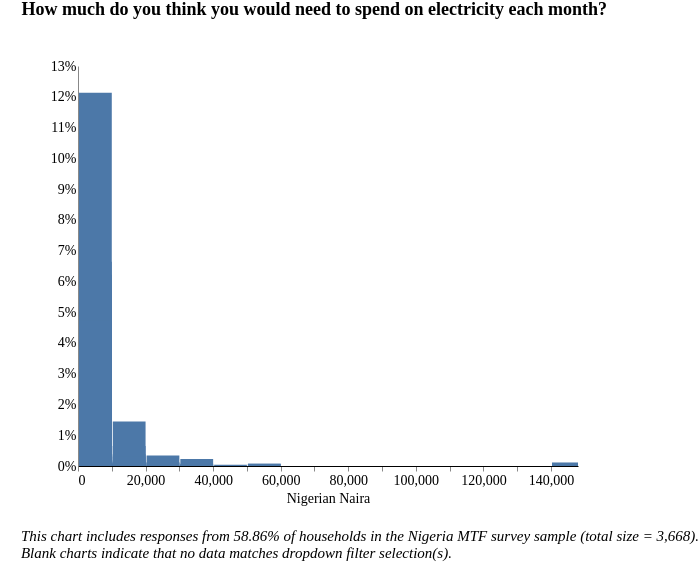

Specify this chart in Vega-Lite:
### Vega-Lite specification from a JSON file in a GitHub repository (floating-point values rounded to 4 significant figures; data arrays with more than 128 entries replaced by an {"elided": "..."} marker saying what was removed)
{"width": 800, "height": 400, "config": {"title": {"fontSize": 18, "font": "Times New Roman", "anchor": "center", "fontColor": "#000000"}, "axisX": {"domain": true, "domainColor": "#000000", "grid": false, "labelFont": "Times New Roman", "labelFontSize": 14, "titleFont": "Times New Roman", "titleFontSize": 14, "titleFontWeight": "normal", "title": "X Axis Title (units)"}, "axisY": {"domain": true, "grid": false, "gridColor": "#DEDDDD", "gridWidth": 1, "labelFont": "Times New Roman", "labelFontSize": 14, "labelAngle": 0, "ticks": false, "titleFont": "Times New Roman", "titleFontSize": 14, "titleFontWeight": "normal", "titlePadding": 10, "title": "Y Axis Title (units)"}, "range": {"category": ["#2980B9", "#003366", "#FFAE19", "#D68910", "#E67E22", "#D35400", "#FF4500", "#FF6162", "#438B28", "#45B39D", "#99ADC1", "#212F3C"]}, "legend": {"labelFont": "Times New Roman", "labelFontSize": 14, "symbolType": "square", "symbolSize": 100, "titleFont": "Times New Roman", "titleFontSize": 14, "titleFontWeight": "normal", "title": "Legend", "orient": "right", "offset": 0}, "tooltip": {"font": "Open Sans"}, "view": {"stroke": "transparent", "text": {"font": "Times New Roman", "color": ["#2980B9", "#003366", "#FFAE19", "#D68910", "#E67E22", "#D35400", "#FF4500", "#FF6162", "#438B28", "#45B39D", "#99ADC1", "#212F3C"], "fontSize": 14, "align": "right", "fontWeight": 400, "size": 14}, "bar": {"size": 40, "binSpacing": 1, "continuousBandSize": 30, "discreteBandSize": 30, "fill": ["#2980B9", "#003366", "#FFAE19", "#D68910", "#E67E22", "#D35400", "#FF4500", "#FF6162", "#438B28", "#45B39D", "#99ADC1", "#212F3C"], "stroke": false}}}, "concat": [{"mark": "bar", "encoding": {"tooltip": [{"field": "l_expenditure", "title": "Response (Binned)", "type": "nominal"}, {"aggregate": "sum", "field": "pct", "format": ".2%", "title": "Percentage", "type": "quantitative"}], "x": {"axis": {"title": "Nigerian Naira"}, "bin": {"extent": [0, 148000], "step": 10000}, "field": "l_expenditure", "scale": {"clamp": true, "domain": [0, 148000]}, "type": "quantitative"}, "y": {"aggregate": "sum", "axis": {"format": "%"}, "field": "pct", "title": "", "type": "quantitative"}}, "height": 400, "selection": {"selector117": {"type": "single", "fields": ["stove"], "bind": {"input": "select", "options": [null, "3-Stone/Open Fire Stove", "Manufactured Stove Traditional", "Koresone Stove", "LPG/Natural Gas Stove", "Electric Stove"], "labels": ["All Stove Types", "3-Stone/Open Fire Stove", "Manufactured Stove Traditional", "Koresone Stove", "LPG/Natural Gas Stove", "Electric Stove"], "name": "Stove Type  "}}, "selector116": {"type": "single", "fields": ["i19a"], "bind": {"input": "select", "options": [null, "Wood purchased", "Wood collected", "Charcoal", "Kerosene", "Crop Residue/Plant Biomass", "LPG/cooking gas", "Garbage", "Electric", "Piped Natural Gas", "Charcoal Briquettes", "Coal Briquette", "Biomass Briquette", "Coal/lignite", "Other, specify"], "labels": ["All Fuel Types", "Wood purchased", "Wood collected", "Charcoal", "Kerosene", "Crop Residue/Plant Biomass", "LPG/cooking gas", "Garbage", "Electric", "Piped Natural Gas", "Charcoal Briquettes", "Coal Briquette", "Biomass Briquette", "Coal/lignite", "Other"], "name": "Fuel Type  "}}, "selector120": {"type": "single", "fields": ["c182"], "bind": {"input": "select", "options": [null, "Dry-cell battery", "National Grid Connection", "No electricity", "Electric generator", "Other, specify", "Solar Multi-Light Product", "Solar Home System", "Solar Lantern", "Local Mini Grid connection", "Rechargeable Battery"], "labels": ["All Responses", "Dry-cell battery", "National Grid Connection", "No electricity", "Electric generator", "Other", "Solar Multi-Light Product", "Solar Home System", "Solar Lantern", "Local Mini Grid Connection", "Rechargeable Battery"], "name": "Primary source of electricity  "}}, "selector121": {"type": "single", "fields": ["c2"], "bind": {"input": "select", "options": [null, "Yes", "No"], "labels": ["All Responses", "Yes", "No"], "name": "Is the household connected to the national grid?  "}}, "selector119": {"type": "single", "fields": ["elc_aggr_tier"], "bind": {"input": "select", "options": [null, "Tier 0", "Tier 1", "Tier 2", "Tier 3", "Tier 4", "Tier 5"], "labels": ["All Tiers", "Tier 0", "Tier 1", "Tier 2", "Tier 3", "Tier 4", "Tier 5"], "name": "Electricity Tiers  "}}, "selector118": {"type": "single", "fields": ["locality"], "bind": {"input": "select", "options": [null, 0, 1], "labels": ["National", "Urban", "Rural"], "name": "Locality Breakdown  "}}}, "title": {"text": ["How much do you think you would need to spend on electricity each month?"], "color": "black", "subtitleColor": "black", "offset": 40}, "transform": [{"joinaggregate": [{"op": "count", "field": "*", "as": "total"}]}, {"calculate": "1 / datum.total", "as": "pct"}, {"bin": {"maxbins": 20}, "field": "m", "as": "mbin"}, {"filter": {"selection": "selector117"}}, {"filter": {"selection": "selector116"}}, {"filter": {"selection": "selector120"}}, {"filter": {"selection": "selector121"}}, {"filter": {"selection": "selector119"}}, {"filter": {"selection": "selector118"}}], "width": 500}], "data": {"name": "data-bdae5b3ffc57934ac07d395e3f57f74a"}, "padding": {"left": 20, "right": 0, "bottom": 0, "top": 0}, "title": {"text": ["", "", "This chart includes responses from 58.86% of households in the Nigeria MTF survey sample (total size = 3,668).", "Blank charts indicate that no data matches dropdown filter selection(s).", ""], "anchor": "start", "baseline": "bottom", "font": "Times New Roman", "fontSize": 15, "fontStyle": "italic", "fontWeight": "normal", "orient": "bottom"}, "$schema": "https://vega.github.io/schema/vega-lite/v4.17.0.json", "datasets": {"data-bdae5b3ffc57934ac07d395e3f57f74a": {"elided": "2621 records"}}}
